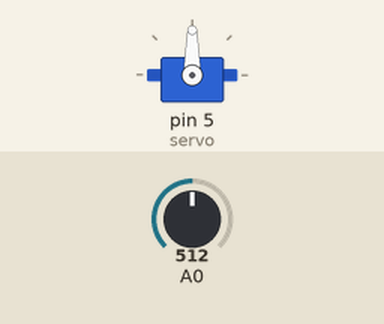
Recording of a sketch running on a simulated Arduino Uno, built with avr-gcc and run on an emulated ATmega328P. Parts: servo. Inputs (shaded band) come from the test bench; at power-on: A0 = 512.

Above: at 1.2 s.
1.3 s: A0 set to 716
At 1.8 s:
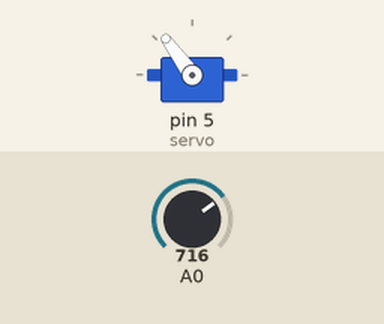
2.8 s: A0 set to 900
At 3.9 s:
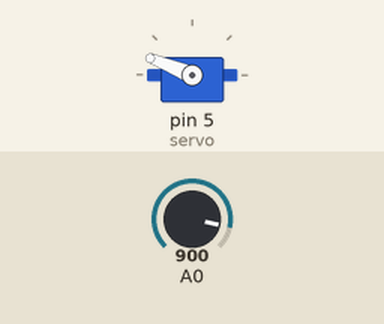
4.3 s: A0 set to 1023
At 5.3 s:
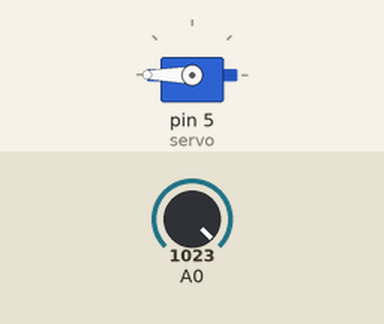
5.8 s: A0 set to 306
At 6.2 s:
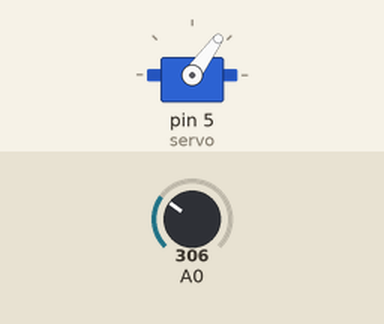
7.3 s: A0 set to 122
At 7.6 s:
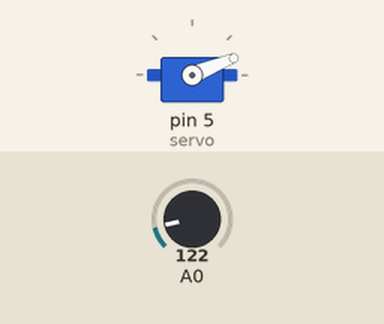
8.8 s: A0 set to 511
At 9.7 s:
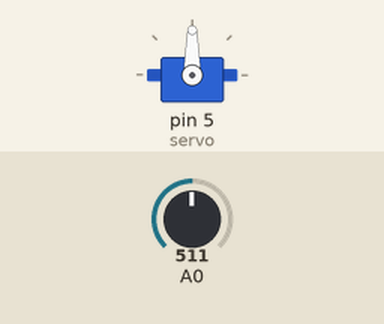
Timing chart, 0 to 11.3 s (numbered marks = the images above; inputs shaded):
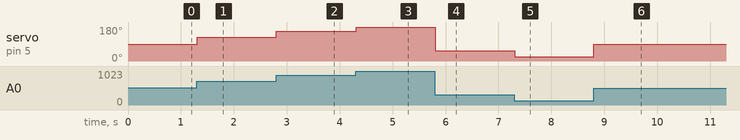

Measured:
- after the input at 1.3 s, servo on pin 5 (servo): 90° → 126° at once
- after the input at 2.8 s, servo on pin 5 (servo): 126° → 158° at once
- after the input at 4.3 s, servo on pin 5 (servo): 158° → 180° at once
- after the input at 5.8 s, servo on pin 5 (servo): 180° → 54° at once
- after the input at 7.3 s, servo on pin 5 (servo): 54° → 22° at once
- after the input at 8.8 s, servo on pin 5 (servo): 22° → 90° at once

The sketch:

TP1B-Punto1D.ino
```cpp
//Universidad Tecnologica Nacional - Facultad Regional Tucuman
//Departamento de Ingenieria Electronica - Sistemas de Control Biomedico
//by Fernandez Francisco Alberto

//Programa que logra que el servo varíe la velocidad de giro de su eje de extremo a extremo

#include <Servo.h>

Servo myservo;

const int servo = 5;
int pos_pot = 0;
int velocidad = 20;
int pos = 0;

void setup() {
  myservo.attach(servo);
}

void loop() {
  pos = analogRead(A0);
  pos_pot = map(pos, 1, 1023, 1, 180);
  myservo.write(pos_pot);
  delay(15);
}
```
